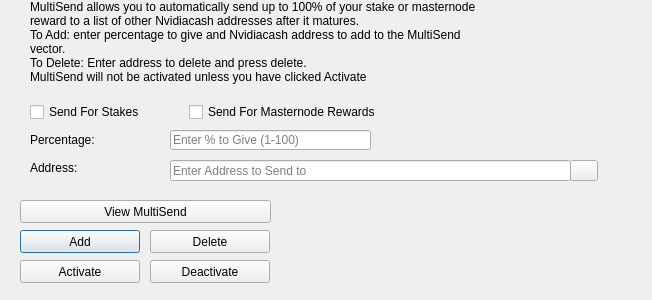
<?xml version="1.0" encoding="UTF-8"?>
<ui version="4.0">
 <class>MultiSendDialog</class>
 <widget class="QDialog" name="MultiSendDialog">
  <property name="windowModality">
   <enum>Qt::NonModal</enum>
  </property>
  <property name="geometry">
   <rect>
    <x>0</x>
    <y>0</y>
    <width>652</width>
    <height>300</height>
   </rect>
  </property>
  <property name="windowTitle">
   <string>MultiSend</string>
  </property>
  <widget class="QLineEdit" name="multiSendPercentEdit">
   <property name="geometry">
    <rect>
     <x>170</x>
     <y>130</y>
     <width>201</width>
     <height>20</height>
    </rect>
   </property>
   <property name="toolTip">
    <string>Enter whole numbers 1 - 100</string>
   </property>
   <property name="placeholderText">
    <string>Enter % to Give (1-100)</string>
   </property>
  </widget>
  <widget class="QLineEdit" name="multiSendAddressEdit">
   <property name="geometry">
    <rect>
     <x>170</x>
     <y>160</y>
     <width>401</width>
     <height>21</height>
    </rect>
   </property>
   <property name="toolTip">
    <string/>
   </property>
   <property name="placeholderText">
    <string>Enter Address to Send to</string>
   </property>
  </widget>
  <widget class="QLabel" name="label_2">
   <property name="geometry">
    <rect>
     <x>30</x>
     <y>0</y>
     <width>451</width>
     <height>121</height>
    </rect>
   </property>
   <property name="lineWidth">
    <number>1</number>
   </property>
   <property name="text">
    <string>MultiSend allows you to automatically send up to 100% of your stake or masternode reward to a list of other Nvidiacash addresses after it matures.
To Add: enter percentage to give and Nvidiacash address to add to the MultiSend vector.
To Delete: Enter address to delete and press delete.
MultiSend will not be activated unless you have clicked Activate</string>
   </property>
   <property name="alignment">
    <set>Qt::AlignLeading|Qt::AlignLeft|Qt::AlignTop</set>
   </property>
   <property name="wordWrap">
    <bool>true</bool>
   </property>
  </widget>
  <widget class="QLabel" name="message">
   <property name="geometry">
    <rect>
     <x>290</x>
     <y>200</y>
     <width>351</width>
     <height>91</height>
    </rect>
   </property>
   <property name="text">
    <string/>
   </property>
  </widget>
  <widget class="QPushButton" name="addButton">
   <property name="geometry">
    <rect>
     <x>20</x>
     <y>230</y>
     <width>120</width>
     <height>23</height>
    </rect>
   </property>
   <property name="toolTip">
    <string/>
   </property>
   <property name="statusTip">
    <string>Add to MultiSend Vector</string>
   </property>
   <property name="text">
    <string>Add</string>
   </property>
  </widget>
  <widget class="QPushButton" name="disableButton">
   <property name="geometry">
    <rect>
     <x>150</x>
     <y>260</y>
     <width>120</width>
     <height>23</height>
    </rect>
   </property>
   <property name="statusTip">
    <string>Deactivate MultiSend</string>
   </property>
   <property name="text">
    <string>Deactivate</string>
   </property>
  </widget>
  <widget class="QPushButton" name="addressBookButton">
   <property name="geometry">
    <rect>
     <x>570</x>
     <y>160</y>
     <width>28</width>
     <height>21</height>
    </rect>
   </property>
   <property name="toolTip">
    <string>Choose an address from the address book</string>
   </property>
   <property name="text">
    <string/>
   </property>
   <property name="icon">
    <iconset resource="../nvidiacash.qrc">
     <normaloff>:/icons/address-book</normaloff>:/icons/address-book</iconset>
   </property>
   <property name="shortcut">
    <string>Alt+A</string>
   </property>
   <property name="autoDefault">
    <bool>false</bool>
   </property>
  </widget>
  <widget class="QLabel" name="label">
   <property name="geometry">
    <rect>
     <x>30</x>
     <y>130</y>
     <width>121</width>
     <height>20</height>
    </rect>
   </property>
   <property name="toolTip">
    <string>Percentage of stake to send</string>
   </property>
   <property name="text">
    <string>Percentage:</string>
   </property>
  </widget>
  <widget class="QLabel" name="label_5">
   <property name="geometry">
    <rect>
     <x>30</x>
     <y>160</y>
     <width>111</width>
     <height>16</height>
    </rect>
   </property>
   <property name="toolTip">
    <string>Address to send portion of stake to</string>
   </property>
   <property name="text">
    <string>Address:</string>
   </property>
  </widget>
  <widget class="QPushButton" name="deleteButton">
   <property name="geometry">
    <rect>
     <x>150</x>
     <y>230</y>
     <width>120</width>
     <height>23</height>
    </rect>
   </property>
   <property name="toolTip">
    <string/>
   </property>
   <property name="statusTip">
    <string>Delete Address From MultiSend Vector</string>
   </property>
   <property name="text">
    <string>Delete</string>
   </property>
  </widget>
  <widget class="QPushButton" name="activateButton">
   <property name="geometry">
    <rect>
     <x>20</x>
     <y>260</y>
     <width>120</width>
     <height>23</height>
    </rect>
   </property>
   <property name="statusTip">
    <string>Activate MultiSend</string>
   </property>
   <property name="text">
    <string>Activate</string>
   </property>
  </widget>
  <widget class="QPushButton" name="viewButton">
   <property name="geometry">
    <rect>
     <x>20</x>
     <y>200</y>
     <width>251</width>
     <height>23</height>
    </rect>
   </property>
   <property name="toolTip">
    <string/>
   </property>
   <property name="statusTip">
    <string>View MultiSend Vector</string>
   </property>
   <property name="text">
    <string>View MultiSend</string>
   </property>
  </widget>
  <widget class="QWidget" name="horizontalLayoutWidget">
   <property name="geometry">
    <rect>
     <x>30</x>
     <y>100</y>
     <width>351</width>
     <height>24</height>
    </rect>
   </property>
   <layout class="QHBoxLayout" name="horizontalLayout">
    <item>
     <widget class="QCheckBox" name="multiSendStakeCheckBox">
      <property name="text">
       <string>Send For Stakes</string>
      </property>
     </widget>
    </item>
    <item>
     <widget class="QCheckBox" name="multiSendMasternodeCheckBox">
      <property name="text">
       <string>Send For Masternode Rewards</string>
      </property>
     </widget>
    </item>
   </layout>
  </widget>
 </widget>
 <resources>
  <include location="../nvidiacash.qrc"/>
 </resources>
 <connections/>
</ui>
